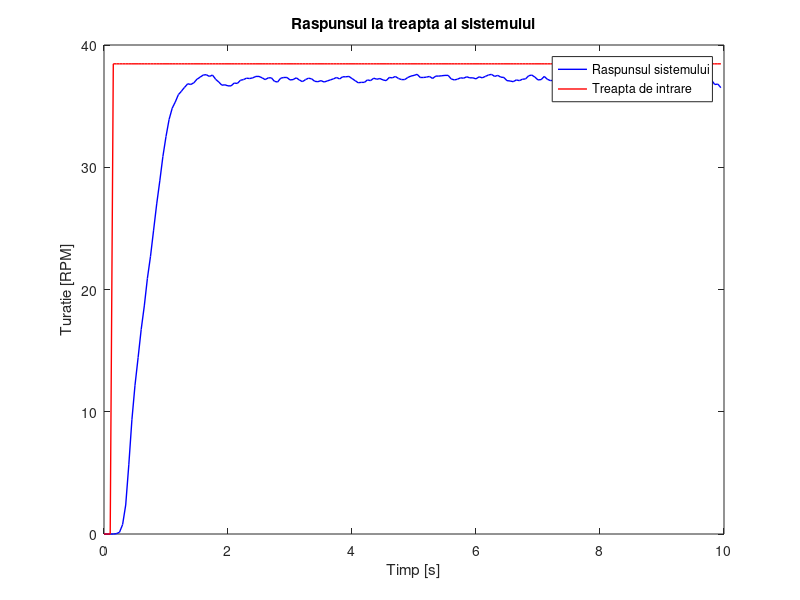

MATLAB code for this plot:
% Matrice compusa din 20 de linii ce contin masuratori reprezentand 
% raspunsul sistemului pentru o intrare de amplitudine 38.46 RPM ( 20 de 
% simulari realizate in conditii similare ) 
speed_readings = zeros(20,200);

% Vector utilizat pentru calculul valorii medii a masuratorilor ( zgomotul 
% alb gaussian este de medie 0, deci, adunand mai multe raspunsuri afectate
% de zgomot si impartind rezultatul la numarul de masuratori, efectul
% zgomotului este redus considerabil )
speed_readings_mean_value = zeros(1,200);

% Populam randurile matricei mentionate anterior cu masuratori obtinute din
% terminal
speed_readings(1,:) = [0.0000 0.0000 0.0000 0.0000 0.0000 0.5714 2.8571 6.2857 8.5714 10.2857 13.1429 14.8571 16.5714 19.4286 20.5714 22.8571 25.1429 26.8571 28.5714 30.2857 32.5714 34.2857 34.8571 35.4286 34.8571 34.2857 35.4286 36.0000 36.5714 36.5714 37.7143 36.5714 37.1429 36.5714 37.7143 37.7143 36.0000 34.8571 33.7143 34.2857 33.7143 34.2857 34.8571 34.8571 36.0000 35.4286 36.0000 35.4286 35.4286 36.0000 36.5714 36.5714 36.0000 36.0000 35.4286 34.8571 34.2857 35.4286 34.2857 34.8571 34.8571 35.4286 36.5714 36.0000 34.8571 34.8571 35.4286 36.0000 35.4286 34.8571 35.4286 36.0000 36.5714 37.1429 36.5714 37.1429 36.5714 36.5714 36.5714 36.5714 35.4286 34.2857 34.2857 34.8571 35.4286 36.0000 36.0000 37.1429 36.5714 37.7143 36.5714 36.5714 36.0000 35.4286 35.4286 34.8571 34.8571 34.8571 35.4286 36.0000 35.4286 35.4286 34.2857 34.8571 33.7143 33.1429 33.7143 34.2857 35.4286 35.4286 36.0000 36.5714 37.1429 36.0000 36.0000 36.0000 34.8571 36.0000 35.4286 34.8571 34.2857 35.4286 36.0000 36.5714 37.1429 38.2857 37.1429 36.5714 34.8571 34.8571 33.7143 33.1429 33.7143 33.1429 33.7143 35.4286 36.0000 37.1429 38.2857 38.2857 38.2857 37.7143 37.1429 36.5714 37.1429 36.5714 36.5714 36.0000 35.4286 35.4286 35.4286 36.0000 35.4286 36.0000 37.1429 36.0000 34.8571 35.4286 36.5714 37.1429 37.7143 37.7143 37.1429 36.5714 35.4286 36.0000 36.5714 37.1429 37.1429 37.7143 37.7143 37.1429 36.5714 36.0000 35.4286 35.4286 35.4286 35.4286 35.4286 35.4286 35.4286 35.4286 36.0000 36.0000 36.5714 36.0000 36.0000 36.0000 34.2857 34.2857 34.8571 34.2857 36.0000 36.0000 36.0000 36.0000 36.5714 36.0000 36.5714 36.0000];
speed_readings(2,:) = [0.0000 0.0000 0.0000 0.0000 0.0000 0.0000 0.0000 0.5714 5.1429 8.5714 11.4286 13.7143 16.0000 18.2857 20.0000 21.7143 24.0000 26.2857 28.0000 29.7143 32.0000 33.7143 35.4286 35.4286 36.0000 36.5714 36.0000 37.1429 37.1429 37.7143 37.7143 38.2857 38.8571 38.2857 36.5714 37.1429 37.1429 37.1429 36.5714 36.0000 36.0000 34.8571 35.4286 36.5714 36.0000 36.0000 36.0000 36.5714 36.5714 36.5714 36.5714 36.5714 36.5714 36.0000 35.4286 34.8571 35.4286 36.0000 36.0000 36.5714 36.0000 36.5714 36.0000 34.8571 33.1429 33.7143 34.2857 34.2857 35.4286 36.0000 36.5714 37.1429 36.5714 36.0000 36.5714 36.5714 36.5714 37.7143 37.1429 37.1429 37.1429 37.1429 36.5714 36.5714 36.5714 36.0000 36.0000 35.4286 36.0000 36.0000 36.5714 36.0000 36.5714 36.0000 36.0000 36.5714 36.5714 36.5714 36.5714 36.0000 36.5714 36.5714 36.5714 36.0000 35.4286 34.2857 34.8571 35.4286 35.4286 35.4286 35.4286 35.4286 35.4286 35.4286 36.0000 35.4286 34.8571 34.8571 35.4286 37.1429 37.1429 37.7143 37.7143 38.2857 37.7143 38.2857 38.2857 37.7143 36.5714 36.0000 35.4286 34.8571 34.2857 34.8571 34.8571 35.4286 34.8571 36.5714 36.5714 37.7143 36.5714 36.5714 37.1429 35.4286 35.4286 36.5714 38.2857 38.2857 38.2857 38.8571 39.4286 38.2857 37.1429 36.5714 36.5714 36.5714 37.7143 38.2857 38.2857 39.4286 38.8571 38.2857 37.1429 37.7143 37.7143 36.5714 37.1429 37.1429 36.0000 36.0000 36.0000 35.4286 36.0000 36.0000 35.4286 36.5714 37.1429 36.5714 36.0000 36.5714 35.4286 35.4286 36.0000 36.5714 36.0000 36.5714 36.0000 36.5714 36.5714 36.0000 36.5714 37.1429 37.7143 38.2857 38.2857 38.2857 38.2857 37.7143 37.1429 35.4286];
speed_readings(3,:) = [0.0000 0.0000 0.0000 0.0000 0.0000 0.0000 0.0000 0.0000 5.7143 9.1429 12.0000 13.7143 16.5714 17.7143 20.5714 21.7143 24.0000 25.7143 28.0000 29.1429 30.2857 31.4286 32.5714 33.1429 34.2857 35.4286 34.8571 35.4286 35.4286 34.8571 35.4286 35.4286 36.0000 36.5714 36.0000 36.5714 35.4286 35.4286 35.4286 35.4286 36.0000 36.0000 36.5714 36.0000 37.1429 36.5714 36.0000 36.5714 36.5714 37.1429 37.1429 37.1429 36.5714 36.5714 37.1429 36.0000 36.0000 36.5714 36.0000 36.0000 36.5714 36.0000 36.0000 36.0000 35.4286 35.4286 36.5714 36.5714 36.5714 35.4286 34.8571 34.8571 34.2857 34.2857 34.2857 35.4286 36.0000 36.0000 36.0000 36.0000 36.5714 36.5714 36.0000 36.5714 35.4286 36.0000 35.4286 36.0000 35.4286 36.5714 36.5714 36.5714 36.5714 36.5714 36.5714 36.0000 37.1429 36.5714 36.5714 37.1429 36.5714 36.5714 36.5714 36.0000 36.5714 36.5714 36.0000 36.0000 36.5714 35.4286 35.4286 34.8571 34.8571 35.4286 34.8571 35.4286 35.4286 35.4286 34.2857 34.8571 34.2857 34.2857 35.4286 36.0000 36.0000 36.5714 35.4286 34.8571 34.8571 34.8571 35.4286 35.4286 37.1429 37.1429 37.7143 37.1429 36.0000 36.0000 35.4286 34.8571 35.4286 35.4286 35.4286 34.8571 35.4286 35.4286 35.4286 35.4286 35.4286 35.4286 35.4286 35.4286 34.8571 35.4286 36.0000 35.4286 34.8571 35.4286 36.5714 36.5714 37.1429 37.1429 36.5714 36.5714 36.5714 36.0000 36.0000 36.0000 36.0000 35.4286 35.4286 34.8571 35.4286 35.4286 34.8571 34.8571 35.4286 34.2857 34.2857 34.2857 34.8571 34.8571 34.8571 34.8571 34.8571 34.8571 34.2857 34.2857 34.8571 34.8571 35.4286 36.0000 36.0000 36.0000 35.4286 35.4286 34.8571 34.8571 35.4286 34.8571];
speed_readings(4,:) = [0.0000 0.0000 0.0000 0.0000 0.0000 0.0000 0.5714 4.0000 8.5714 10.8571 13.7143 15.4286 18.2857 19.4286 22.2857 24.0000 25.7143 28.0000 30.2857 31.4286 32.5714 33.7143 34.2857 34.8571 36.5714 37.1429 37.1429 36.0000 36.0000 36.5714 36.0000 37.1429 37.1429 37.1429 37.1429 37.7143 37.7143 38.2857 37.7143 38.2857 37.1429 37.1429 37.7143 37.7143 36.5714 36.0000 36.0000 36.0000 37.1429 37.7143 37.1429 37.1429 36.5714 38.2857 38.2857 38.2857 38.2857 37.1429 36.5714 38.2857 38.2857 38.2857 38.2857 38.2857 37.7143 37.7143 37.1429 36.0000 34.8571 34.2857 34.2857 35.4286 35.4286 34.8571 35.4286 36.5714 37.7143 38.8571 38.2857 37.7143 36.5714 36.0000 36.0000 36.5714 36.5714 36.5714 36.0000 36.0000 36.5714 36.0000 34.8571 35.4286 36.5714 37.7143 38.2857 37.7143 37.1429 37.7143 36.5714 36.5714 37.7143 38.2857 37.7143 37.7143 37.1429 36.0000 34.8571 35.4286 36.0000 37.1429 38.2857 38.2857 37.7143 36.5714 36.5714 36.0000 36.0000 36.5714 37.1429 37.1429 36.0000 37.1429 36.5714 36.5714 36.5714 36.0000 36.5714 37.7143 38.8571 38.8571 38.8571 38.2857 37.7143 38.2857 37.7143 37.1429 36.5714 37.1429 37.1429 36.5714 35.4286 36.0000 36.5714 37.1429 36.5714 36.5714 36.5714 36.5714 37.7143 37.7143 37.1429 37.1429 37.1429 37.1429 36.5714 37.7143 38.2857 38.8571 38.8571 38.8571 38.2857 37.1429 36.5714 36.5714 36.5714 37.7143 37.7143 37.1429 35.4286 34.8571 34.8571 35.4286 35.4286 36.0000 36.5714 37.1429 36.5714 37.1429 37.1429 36.5714 37.1429 36.5714 36.5714 37.1429 36.5714 36.0000 36.0000 36.0000 36.0000 37.1429 36.5714 37.1429 37.7143 38.2857 38.2857 37.1429 37.1429 36.5714 36.0000 37.1429];
speed_readings(5,:) = [0.0000 0.0000 0.0000 0.0000 0.0000 1.1429 4.0000 6.8571 9.1429 11.4286 13.7143 16.0000 17.7143 19.4286 22.2857 23.4286 26.2857 28.0000 30.2857 32.0000 34.2857 36.0000 36.5714 37.1429 37.7143 38.2857 39.4286 39.4286 39.4286 38.8571 40.0000 39.4286 38.8571 39.4286 38.8571 38.2857 38.2857 37.1429 37.7143 37.1429 37.1429 37.1429 36.5714 37.1429 37.7143 37.7143 37.7143 37.7143 36.5714 36.0000 34.8571 35.4286 35.4286 37.1429 37.7143 37.1429 37.1429 37.1429 38.2857 37.7143 38.2857 38.8571 37.1429 37.1429 37.1429 37.1429 37.1429 37.1429 37.1429 38.2857 38.8571 37.7143 37.1429 36.5714 36.0000 36.5714 36.5714 37.1429 38.2857 39.4286 38.8571 38.8571 37.7143 36.5714 36.5714 37.7143 38.2857 39.4286 40.0000 38.8571 38.2857 37.7143 38.2857 39.4286 40.0000 40.0000 38.8571 39.4286 40.0000 40.0000 40.0000 38.8571 38.2857 38.2857 38.2857 38.8571 38.8571 39.4286 38.8571 38.2857 38.2857 38.2857 37.1429 37.1429 37.1429 37.7143 37.7143 37.7143 37.7143 37.7143 38.2857 38.8571 39.4286 38.2857 38.2857 37.7143 36.5714 37.1429 37.1429 37.7143 37.7143 36.5714 36.5714 36.0000 37.1429 38.2857 38.8571 40.0000 40.0000 40.0000 39.4286 38.8571 38.2857 37.7143 37.7143 38.2857 38.2857 37.7143 38.2857 37.7143 37.7143 38.2857 39.4286 39.4286 39.4286 39.4286 37.1429 37.1429 36.5714 36.5714 37.1429 36.5714 37.1429 36.5714 37.1429 37.1429 37.7143 37.1429 37.7143 37.1429 37.7143 37.1429 37.1429 37.7143 37.7143 37.7143 37.7143 38.2857 38.2857 38.8571 38.2857 39.4286 38.8571 38.2857 37.7143 37.7143 37.7143 37.1429 37.7143 37.7143 38.2857 38.2857 40.0000 38.8571 37.7143 36.0000 35.4286 36.0000 35.4286 36.0000]; 
speed_readings(6,:) = [0.0000 0.0000 0.0000 0.0000 0.0000 0.0000 0.0000 2.2857 6.2857 9.7143 12.5714 14.2857 16.5714 18.2857 20.5714 22.2857 24.5714 26.8571 28.0000 30.2857 31.4286 32.0000 33.1429 34.8571 34.8571 35.4286 36.0000 36.0000 36.5714 36.0000 36.0000 36.0000 36.5714 37.1429 38.2857 38.8571 38.2857 37.7143 36.5714 36.0000 36.0000 35.4286 34.8571 34.2857 34.8571 35.4286 35.4286 35.4286 36.0000 36.5714 37.7143 36.5714 36.0000 36.5714 36.5714 36.0000 36.0000 36.5714 36.0000 36.5714 36.0000 36.0000 35.4286 34.8571 36.0000 36.0000 37.7143 37.7143 37.7143 37.1429 36.5714 36.5714 36.5714 36.0000 36.5714 36.5714 36.0000 36.5714 37.7143 37.7143 37.7143 37.1429 36.5714 36.5714 36.0000 36.5714 37.1429 37.7143 37.1429 37.7143 36.5714 36.5714 36.0000 36.0000 36.5714 35.4286 35.4286 35.4286 36.0000 35.4286 35.4286 36.0000 35.4286 36.0000 36.5714 36.5714 36.0000 36.0000 36.0000 35.4286 36.0000 36.5714 36.0000 37.1429 38.2857 37.7143 36.5714 37.7143 37.7143 37.1429 36.5714 36.0000 36.0000 36.0000 36.5714 36.5714 37.1429 38.2857 38.2857 37.1429 36.5714 36.5714 36.5714 36.5714 36.0000 36.0000 36.5714 36.0000 36.5714 36.5714 35.4286 34.8571 35.4286 36.0000 36.5714 37.1429 37.1429 37.7143 38.2857 37.1429 37.1429 36.5714 37.1429 37.7143 37.1429 38.2857 37.7143 37.7143 37.7143 37.1429 37.1429 37.1429 36.5714 37.1429 36.5714 36.5714 36.0000 36.0000 36.5714 36.5714 36.5714 37.1429 36.0000 36.5714 37.1429 37.1429 37.7143 37.1429 37.7143 37.7143 37.1429 36.5714 37.1429 37.1429 37.1429 37.7143 37.7143 37.7143 37.7143 37.1429 36.0000 34.8571 34.2857 33.7143 33.7143 34.8571 35.4286 35.4286 36.0000 36.0000];
speed_readings(7,:) = [0.0000 0.0000 0.0000 0.0000 0.0000 0.0000 0.0000 4.0000 8.5714 11.4286 13.7143 16.0000 18.2857 20.0000 22.2857 24.5714 26.2857 28.5714 30.8571 32.5714 34.2857 36.0000 36.5714 37.7143 38.2857 38.8571 38.8571 39.4286 38.8571 39.4286 38.8571 38.8571 38.8571 38.2857 38.2857 37.7143 37.7143 37.7143 37.7143 38.8571 39.4286 40.0000 40.5714 40.5714 40.5714 40.5714 40.0000 40.5714 40.0000 40.0000 40.0000 38.2857 38.2857 37.7143 37.1429 37.1429 36.5714 37.1429 36.5714 37.1429 37.1429 36.5714 37.7143 37.1429 37.1429 37.7143 37.7143 37.1429 37.1429 37.7143 37.7143 38.2857 38.2857 39.4286 38.8571 38.2857 38.2857 39.4286 38.8571 38.8571 40.0000 40.0000 39.4286 38.8571 37.7143 38.8571 39.4286 38.8571 38.2857 38.2857 37.7143 37.1429 36.5714 36.5714 36.0000 36.5714 37.1429 38.2857 37.7143 37.7143 38.2857 38.2857 38.8571 37.7143 38.2857 38.8571 40.0000 40.5714 41.1429 40.5714 40.0000 40.0000 40.5714 39.4286 38.2857 37.7143 38.8571 38.2857 38.2857 37.7143 37.7143 37.7143 37.1429 37.1429 37.1429 37.1429 37.7143 38.2857 37.7143 38.2857 37.7143 37.1429 38.2857 39.4286 39.4286 38.8571 38.2857 38.2857 39.4286 38.8571 38.8571 38.2857 38.2857 37.1429 37.7143 36.5714 36.5714 37.1429 36.5714 37.7143 38.2857 39.4286 38.2857 38.8571 38.8571 38.8571 39.4286 40.0000 40.5714 40.0000 39.4286 38.8571 38.8571 38.2857 37.7143 37.1429 37.7143 38.2857 37.7143 37.7143 36.5714 36.5714 36.0000 36.5714 36.5714 36.5714 37.1429 37.1429 37.1429 37.1429 36.5714 37.1429 37.1429 37.7143 37.1429 37.1429 37.1429 38.2857 38.8571 37.7143 38.2857 38.8571 40.0000 39.4286 39.4286 38.2857 38.8571 38.8571 38.8571 38.8571];
speed_readings(8,:) = [0.0000 0.0000 0.0000 0.0000 0.0000 0.0000 2.2857 5.1429 7.4286 9.7143 12.0000 14.2857 16.5714 18.2857 20.5714 22.2857 24.5714 26.8571 28.5714 30.8571 32.5714 34.2857 35.4286 35.4286 37.1429 37.1429 37.7143 37.7143 36.5714 35.4286 34.2857 34.8571 36.0000 36.5714 36.5714 36.5714 36.5714 36.5714 36.5714 37.1429 37.7143 37.7143 37.7143 36.5714 37.1429 37.1429 37.1429 36.5714 36.0000 35.4286 37.1429 37.1429 37.1429 37.1429 37.1429 37.1429 37.1429 37.1429 38.2857 38.2857 38.2857 37.7143 37.1429 35.4286 35.4286 35.4286 36.0000 36.5714 37.1429 37.7143 37.1429 37.7143 37.1429 38.2857 37.7143 38.2857 37.7143 37.1429 37.1429 36.5714 37.1429 37.7143 38.8571 38.8571 38.8571 38.8571 38.2857 37.7143 37.1429 36.5714 37.1429 37.7143 38.8571 38.8571 38.2857 38.2857 38.2857 38.2857 39.4286 40.0000 40.0000 38.8571 38.2857 38.8571 38.8571 39.4286 39.4286 38.2857 38.2857 38.8571 38.8571 38.8571 38.2857 38.2857 37.7143 38.2857 38.8571 39.4286 39.4286 38.2857 37.7143 38.2857 38.8571 39.4286 38.8571 37.7143 35.4286 34.8571 34.8571 34.2857 34.2857 35.4286 35.4286 33.7143 33.7143 34.2857 35.4286 35.4286 36.0000 35.4286 35.4286 36.5714 37.1429 37.1429 36.0000 36.5714 37.1429 37.1429 38.2857 38.2857 38.2857 38.8571 37.7143 37.7143 37.7143 37.7143 38.8571 38.2857 38.2857 37.7143 36.5714 36.5714 36.0000 37.1429 37.7143 38.2857 38.2857 37.7143 37.7143 37.7143 37.7143 38.2857 38.8571 38.2857 37.7143 37.7143 37.7143 37.7143 37.1429 36.5714 37.1429 36.5714 37.7143 38.2857 37.7143 37.7143 37.7143 37.7143 37.7143 37.1429 37.1429 38.2857 37.7143 38.2857 38.2857 38.2857 38.2857 37.7143 37.1429 37.7143];
speed_readings(9,:) = [0.0000 0.0000 0.0000 0.0000 0.0000 0.0000 0.0000 1.1429 5.7143 9.7143 12.0000 14.8571 16.5714 19.4286 20.5714 23.4286 25.1429 27.4286 29.7143 31.4286 32.5714 34.2857 36.0000 36.5714 37.1429 36.0000 35.4286 35.4286 36.0000 37.1429 37.7143 37.7143 37.1429 36.0000 36.0000 37.1429 36.5714 36.5714 36.5714 37.7143 37.7143 36.5714 37.7143 37.1429 37.7143 38.2857 38.2857 38.2857 38.2857 37.7143 38.2857 38.2857 38.2857 37.7143 38.2857 37.7143 37.7143 37.7143 38.2857 37.7143 37.1429 37.1429 36.5714 37.1429 37.1429 37.1429 37.7143 37.7143 37.7143 37.7143 37.7143 36.5714 36.5714 37.1429 37.7143 38.2857 38.8571 39.4286 39.4286 38.8571 38.8571 38.2857 37.7143 37.7143 37.1429 37.7143 38.8571 38.2857 38.8571 38.2857 38.8571 39.4286 39.4286 39.4286 39.4286 39.4286 38.8571 38.2857 39.4286 39.4286 38.8571 38.2857 37.7143 37.7143 38.2857 38.2857 38.8571 40.0000 39.4286 38.8571 37.7143 38.2857 37.7143 37.7143 37.7143 37.1429 37.7143 37.1429 37.7143 37.1429 37.7143 37.7143 36.5714 37.1429 37.7143 37.7143 38.2857 38.2857 38.8571 37.7143 38.2857 40.0000 40.5714 40.0000 38.8571 37.7143 38.2857 37.1429 37.1429 37.1429 37.1429 37.1429 38.2857 38.2857 37.7143 37.7143 37.1429 37.7143 37.1429 36.5714 36.5714 36.5714 37.1429 36.5714 36.5714 36.5714 37.1429 37.7143 37.1429 37.1429 38.2857 39.4286 40.0000 38.8571 38.2857 36.5714 36.5714 36.0000 36.0000 37.1429 38.2857 39.4286 40.0000 38.2857 36.5714 36.5714 37.7143 37.7143 38.2857 37.7143 38.2857 37.1429 36.5714 37.1429 36.5714 37.7143 37.1429 37.1429 37.7143 37.7143 36.5714 37.1429 36.0000 36.5714 37.1429 37.7143 37.7143 37.1429 34.8571 33.7143];
speed_readings(10,:) = [0.0000 0.0000 0.0000 0.0000 0.5714 1.1429 3.4286 5.7143 8.0000 10.8571 12.5714 14.2857 17.1429 18.8571 21.1429 22.8571 25.1429 27.4286 29.1429 31.4286 33.1429 35.4286 36.0000 35.4286 36.5714 36.5714 36.5714 36.5714 36.5714 37.1429 37.7143 38.2857 38.2857 37.7143 37.7143 38.2857 37.1429 36.5714 36.5714 37.7143 36.5714 37.7143 38.2857 38.2857 37.7143 37.7143 38.8571 39.4286 38.8571 38.8571 38.2857 37.7143 37.7143 37.7143 37.1429 37.1429 37.7143 37.7143 38.8571 38.8571 38.2857 38.8571 39.4286 40.0000 40.0000 40.5714 40.0000 40.5714 40.5714 40.0000 38.8571 38.2857 37.7143 37.1429 36.0000 36.5714 37.7143 37.1429 37.7143 36.5714 36.5714 36.0000 36.0000 37.1429 37.7143 37.1429 36.5714 37.7143 37.1429 37.7143 38.8571 38.8571 38.8571 37.7143 37.1429 36.0000 36.0000 36.0000 35.4286 36.5714 37.1429 38.2857 38.2857 37.7143 38.2857 38.2857 38.2857 39.4286 38.8571 37.7143 37.1429 37.1429 36.5714 37.1429 37.1429 37.7143 37.7143 37.7143 37.7143 37.1429 37.7143 37.1429 37.7143 37.1429 38.2857 37.7143 38.2857 37.7143 37.1429 38.2857 37.7143 37.7143 39.4286 39.4286 40.0000 40.0000 40.5714 40.5714 40.0000 39.4286 39.4286 38.8571 38.8571 37.7143 37.1429 37.1429 37.1429 36.5714 37.1429 37.1429 37.7143 37.1429 37.1429 37.1429 37.7143 37.1429 36.5714 36.5714 37.1429 37.7143 36.0000 36.0000 35.4286 37.1429 37.1429 38.2857 38.2857 37.7143 37.1429 37.1429 37.1429 37.1429 37.1429 36.5714 36.0000 34.8571 34.8571 36.0000 36.5714 37.1429 36.5714 37.1429 36.5714 37.1429 37.1429 37.7143 37.7143 36.5714 37.7143 37.1429 37.1429 37.1429 37.1429 37.1429 37.1429 37.7143 37.7143 37.7143 39.4286 39.4286];
speed_readings(11,:) = [0.0000 0.0000 0.0000 0.0000 0.0000 0.0000 0.0000 0.0000 1.7143 7.4286 10.2857 13.1429 15.4286 17.7143 19.4286 21.1429 23.4286 25.1429 27.4286 29.7143 31.4286 32.5714 33.1429 34.2857 34.8571 36.0000 35.4286 36.5714 35.4286 35.4286 34.8571 36.0000 35.4286 34.8571 35.4286 34.8571 34.2857 34.8571 34.2857 33.1429 33.1429 34.2857 35.4286 36.5714 38.2857 38.8571 39.4286 38.8571 38.2857 38.8571 38.2857 38.8571 38.2857 38.2857 38.2857 38.2857 38.2857 38.2857 37.7143 37.7143 36.0000 35.4286 36.5714 37.1429 36.0000 36.0000 36.5714 36.5714 36.5714 36.5714 37.1429 36.5714 36.5714 36.5714 37.1429 36.0000 34.8571 35.4286 36.0000 36.5714 36.5714 36.0000 35.4286 34.8571 35.4286 34.2857 34.2857 33.7143 34.2857 34.2857 34.2857 34.2857 35.4286 35.4286 36.5714 36.5714 36.5714 36.5714 36.5714 36.5714 37.1429 37.7143 37.7143 38.2857 38.8571 39.4286 39.4286 38.8571 37.7143 38.2857 37.1429 36.0000 36.0000 36.5714 37.1429 38.2857 38.2857 38.8571 38.2857 37.7143 36.5714 36.5714 35.4286 35.4286 36.5714 36.5714 37.7143 38.8571 39.4286 38.2857 38.2857 38.2857 37.7143 38.2857 37.1429 37.1429 37.1429 37.1429 37.7143 37.1429 36.0000 36.5714 37.1429 37.1429 36.5714 37.1429 37.1429 38.2857 38.2857 38.2857 37.1429 37.1429 37.1429 37.1429 38.2857 38.2857 37.1429 36.5714 36.5714 36.0000 36.0000 36.5714 36.5714 37.1429 36.5714 36.5714 37.1429 38.2857 38.2857 36.5714 36.5714 37.1429 38.2857 37.7143 37.1429 37.1429 36.0000 36.5714 36.0000 36.0000 36.0000 37.1429 37.1429 37.7143 36.5714 36.5714 36.5714 36.0000 35.4286 34.8571 35.4286 36.0000 36.5714 36.5714 37.1429 37.1429 37.1429 35.4286 34.2857 33.1429];
speed_readings(12,:) = [0.0000 0.0000 0.0000 0.0000 0.0000 0.0000 0.0000 0.5714 3.4286 9.1429 11.4286 13.7143 16.5714 17.7143 20.5714 22.2857 24.0000 26.8571 28.0000 30.2857 32.0000 32.5714 33.1429 33.7143 34.2857 36.0000 36.0000 35.4286 35.4286 35.4286 36.5714 36.5714 37.7143 37.7143 37.7143 37.1429 37.1429 36.0000 36.0000 36.5714 36.5714 36.5714 36.0000 36.0000 37.1429 37.1429 37.1429 37.1429 37.1429 36.5714 36.5714 36.0000 36.0000 36.0000 37.1429 37.1429 36.5714 36.5714 36.5714 36.5714 36.5714 36.5714 37.7143 36.0000 36.0000 36.0000 36.0000 36.5714 37.1429 37.1429 37.1429 36.0000 36.0000 36.5714 37.1429 37.7143 37.7143 36.5714 36.5714 37.1429 37.1429 36.5714 36.5714 37.1429 37.1429 37.1429 37.1429 37.7143 38.2857 37.7143 37.1429 37.1429 37.1429 37.7143 37.1429 37.7143 37.7143 37.7143 37.7143 38.2857 38.8571 39.4286 38.2857 37.7143 37.7143 38.8571 38.2857 38.2857 37.1429 37.7143 38.8571 39.4286 40.0000 40.0000 39.4286 39.4286 38.8571 38.2857 37.1429 36.5714 37.7143 38.2857 37.1429 37.7143 38.8571 38.2857 38.8571 38.8571 38.2857 39.4286 39.4286 37.7143 37.1429 37.1429 37.7143 37.7143 37.1429 36.5714 36.5714 36.0000 36.5714 37.1429 37.7143 37.7143 37.1429 37.1429 36.5714 37.1429 36.5714 36.5714 36.0000 36.5714 36.0000 36.0000 37.1429 37.1429 36.0000 36.5714 36.0000 36.0000 35.4286 36.0000 36.0000 36.5714 37.1429 37.1429 37.7143 38.2857 37.1429 38.2857 38.2857 40.0000 40.5714 41.1429 40.5714 40.0000 38.8571 38.2857 37.1429 37.1429 37.7143 37.1429 37.7143 37.1429 36.5714 36.0000 37.7143 37.7143 38.2857 38.8571 38.8571 40.5714 41.1429 40.0000 38.2857 38.2857 37.1429 37.1429 37.7143 37.7143];
speed_readings(13,:) = [0.0000 0.0000 0.0000 0.0000 0.0000 0.0000 1.7143 5.1429 8.0000 10.8571 13.1429 14.8571 17.1429 18.8571 21.1429 23.4286 25.1429 27.4286 29.1429 31.4286 32.5714 33.7143 34.8571 35.4286 36.0000 36.0000 36.0000 36.5714 37.1429 36.5714 36.5714 36.5714 36.5714 38.2857 38.8571 38.8571 38.8571 38.2857 37.7143 37.7143 36.5714 36.0000 36.5714 36.5714 37.1429 37.1429 37.1429 36.5714 36.0000 36.5714 36.0000 36.5714 36.5714 36.5714 36.5714 36.5714 36.0000 37.1429 37.1429 36.5714 36.5714 36.5714 36.0000 36.5714 36.5714 37.7143 38.8571 38.8571 37.7143 37.7143 36.0000 36.0000 37.1429 37.7143 38.8571 38.8571 37.7143 37.1429 37.7143 38.2857 38.2857 37.7143 37.7143 37.1429 37.1429 37.7143 37.7143 37.7143 37.1429 37.1429 37.1429 37.1429 37.1429 38.2857 40.0000 38.8571 38.8571 39.4286 40.0000 40.0000 38.2857 38.2857 36.5714 36.0000 34.8571 34.2857 33.7143 34.8571 36.5714 37.7143 38.2857 38.2857 37.1429 37.1429 37.7143 37.7143 37.1429 38.2857 38.2857 39.4286 40.0000 38.8571 37.7143 38.2857 37.1429 37.7143 37.7143 38.2857 38.2857 37.1429 36.5714 36.5714 36.0000 36.5714 37.1429 37.7143 38.2857 37.7143 37.1429 37.1429 36.5714 37.1429 38.2857 37.7143 37.7143 37.1429 37.1429 37.7143 37.1429 36.5714 37.1429 37.1429 37.1429 37.7143 37.1429 37.1429 36.5714 36.5714 36.0000 36.5714 37.1429 36.5714 36.0000 36.0000 37.1429 37.7143 38.2857 38.2857 38.2857 38.8571 38.2857 39.4286 38.8571 37.1429 37.1429 37.1429 37.1429 36.5714 36.0000 34.8571 34.8571 35.4286 36.5714 37.1429 37.1429 36.0000 36.0000 35.4286 34.2857 34.2857 35.4286 36.5714 38.2857 39.4286 38.8571 38.2857 37.7143 36.5714 36.0000 34.8571];
speed_readings(14,:) = [0.0000 0.0000 0.0000 0.0000 0.0000 0.0000 0.5714 3.4286 7.4286 10.8571 12.5714 15.4286 17.1429 19.4286 21.7143 23.4286 25.7143 28.0000 29.7143 32.5714 33.7143 35.4286 36.0000 35.4286 34.8571 34.2857 35.4286 37.7143 37.7143 38.2857 39.4286 40.5714 40.0000 40.0000 39.4286 41.1429 41.1429 40.5714 39.4286 38.8571 37.7143 37.7143 38.2857 38.2857 38.2857 37.7143 38.2857 38.8571 40.0000 40.0000 39.4286 40.0000 40.5714 40.5714 40.0000 40.5714 40.5714 40.5714 39.4286 38.8571 38.2857 38.8571 38.2857 38.2857 38.2857 38.2857 38.8571 38.2857 38.2857 39.4286 39.4286 39.4286 39.4286 40.0000 40.0000 39.4286 38.8571 38.8571 38.8571 38.2857 37.7143 37.1429 36.5714 36.0000 37.1429 37.1429 37.7143 38.2857 37.7143 38.2857 38.8571 38.8571 38.8571 37.7143 38.8571 38.2857 38.2857 37.7143 37.7143 38.2857 37.7143 37.7143 37.7143 37.1429 38.2857 38.8571 37.7143 36.5714 36.5714 36.5714 37.1429 38.2857 38.2857 38.8571 38.8571 38.2857 39.4286 40.0000 39.4286 39.4286 39.4286 40.0000 40.0000 40.5714 41.1429 40.5714 38.8571 37.7143 37.7143 38.2857 38.2857 37.7143 36.0000 37.1429 37.1429 36.0000 36.5714 37.1429 36.5714 36.0000 36.0000 37.1429 37.1429 38.8571 38.8571 38.8571 38.2857 38.2857 37.1429 37.7143 38.2857 38.8571 38.2857 38.2857 38.8571 38.2857 37.7143 38.2857 38.2857 38.8571 38.2857 38.8571 37.7143 38.2857 37.7143 38.2857 38.8571 38.2857 38.2857 38.2857 37.7143 37.1429 37.1429 37.1429 37.7143 39.4286 39.4286 40.5714 39.4286 39.4286 38.2857 39.4286 39.4286 38.2857 37.1429 37.1429 37.7143 37.7143 37.1429 37.7143 37.1429 37.1429 38.2857 38.8571 38.8571 38.8571 37.1429 36.0000 34.2857 32.0000];
speed_readings(15,:) = [0.0000 0.0000 0.0000 0.0000 0.0000 0.0000 0.0000 0.5714 5.1429 9.1429 12.5714 14.2857 17.1429 18.8571 21.1429 22.8571 25.1429 27.4286 29.7143 31.4286 33.1429 33.7143 35.4286 35.4286 36.0000 36.0000 36.0000 36.0000 37.1429 37.7143 39.4286 40.0000 38.8571 38.2857 38.2857 37.7143 37.1429 36.5714 37.1429 36.5714 37.1429 36.5714 37.7143 37.7143 37.1429 37.7143 36.5714 37.1429 38.2857 39.4286 38.8571 39.4286 38.2857 38.2857 38.2857 37.7143 37.7143 38.2857 38.8571 37.7143 37.7143 37.1429 37.7143 38.2857 38.2857 38.8571 37.7143 38.2857 37.7143 37.7143 38.8571 38.8571 40.0000 40.0000 39.4286 38.2857 37.7143 37.1429 36.5714 36.5714 37.1429 37.7143 38.2857 38.2857 38.2857 38.8571 38.2857 38.2857 37.7143 37.1429 37.7143 36.0000 36.0000 35.4286 34.8571 35.4286 34.8571 35.4286 35.4286 36.5714 37.1429 38.2857 38.2857 37.7143 37.7143 38.2857 37.1429 37.7143 38.2857 39.4286 39.4286 39.4286 40.0000 39.4286 40.0000 40.0000 39.4286 38.8571 38.8571 39.4286 40.0000 41.1429 41.1429 40.5714 40.0000 40.5714 41.1429 40.5714 40.5714 40.5714 39.4286 38.2857 38.2857 38.2857 38.2857 38.8571 38.8571 40.5714 40.0000 40.0000 40.0000 40.0000 40.5714 40.0000 39.4286 39.4286 38.2857 38.2857 37.1429 38.2857 38.8571 37.7143 38.2857 38.2857 38.2857 38.2857 37.7143 38.2857 38.8571 38.2857 38.8571 38.8571 38.2857 38.2857 37.7143 37.1429 37.1429 37.7143 38.2857 37.7143 37.1429 38.2857 38.8571 39.4286 39.4286 38.8571 38.8571 38.8571 38.2857 38.2857 37.7143 37.7143 38.8571 40.5714 41.1429 40.0000 40.5714 40.5714 39.4286 38.8571 38.8571 38.8571 38.2857 38.2857 38.8571 38.2857 37.7143 37.7143 39.4286 40.0000];
speed_readings(16,:) = [0.0000 0.0000 0.0000 0.0000 0.0000 0.0000 0.0000 1.1429 5.7143 9.7143 12.5714 14.8571 17.1429 19.4286 21.7143 24.0000 26.2857 28.0000 30.8571 32.5714 34.2857 35.4286 36.0000 36.5714 38.2857 38.2857 39.4286 39.4286 38.8571 39.4286 39.4286 38.8571 40.0000 40.5714 40.5714 40.0000 40.5714 40.5714 40.0000 40.0000 39.4286 40.0000 38.8571 39.4286 39.4286 39.4286 39.4286 38.8571 39.4286 38.8571 39.4286 38.8571 38.8571 38.8571 39.4286 38.8571 39.4286 40.5714 41.1429 40.5714 40.5714 41.1429 40.5714 40.5714 40.5714 40.5714 39.4286 40.0000 39.4286 39.4286 40.0000 40.0000 39.4286 38.8571 38.8571 39.4286 39.4286 38.8571 38.8571 40.0000 39.4286 40.0000 40.0000 40.5714 41.1429 41.7143 42.2857 41.1429 41.1429 40.5714 40.0000 39.4286 40.5714 39.4286 40.0000 39.4286 39.4286 39.4286 39.4286 39.4286 38.8571 38.8571 39.4286 39.4286 39.4286 40.0000 40.0000 40.5714 41.1429 41.1429 41.7143 40.5714 40.0000 39.4286 39.4286 38.8571 39.4286 39.4286 40.0000 38.8571 39.4286 38.8571 39.4286 39.4286 40.0000 40.0000 39.4286 40.0000 39.4286 40.0000 39.4286 40.0000 40.0000 40.0000 38.8571 39.4286 38.8571 38.8571 39.4286 39.4286 39.4286 39.4286 39.4286 40.0000 40.5714 40.5714 40.5714 40.5714 40.0000 38.8571 39.4286 40.0000 39.4286 38.8571 39.4286 39.4286 39.4286 38.8571 38.8571 38.8571 39.4286 39.4286 39.4286 39.4286 39.4286 38.8571 39.4286 40.5714 40.0000 40.0000 40.5714 40.0000 40.5714 41.1429 40.5714 40.0000 39.4286 39.4286 39.4286 39.4286 40.0000 39.4286 38.8571 40.0000 40.0000 39.4286 38.8571 39.4286 38.8571 40.0000 40.5714 40.5714 39.4286 40.0000 39.4286 39.4286 38.8571 38.8571 39.4286 39.4286];
speed_readings(17,:) = [0.0000 0.0000 0.0000 0.0000 0.0000 0.0000 0.0000 0.5714 5.1429 9.1429 12.5714 14.2857 17.1429 18.8571 21.7143 23.4286 25.7143 28.0000 29.7143 32.5714 34.2857 36.5714 38.2857 39.4286 39.4286 38.8571 39.4286 40.0000 39.4286 39.4286 40.0000 40.0000 40.0000 39.4286 39.4286 38.8571 39.4286 40.0000 40.0000 39.4286 39.4286 40.0000 40.0000 40.5714 40.5714 40.0000 40.5714 40.0000 40.0000 41.1429 40.5714 40.0000 39.4286 39.4286 39.4286 40.0000 40.5714 39.4286 40.0000 39.4286 38.2857 38.2857 38.8571 38.8571 40.0000 41.7143 41.7143 41.7143 40.0000 40.0000 40.0000 38.8571 38.8571 38.8571 38.2857 38.2857 39.4286 39.4286 40.5714 40.0000 39.4286 39.4286 39.4286 38.8571 38.8571 38.8571 38.2857 39.4286 40.0000 40.5714 39.4286 40.0000 40.0000 40.0000 39.4286 38.8571 38.8571 38.2857 38.8571 38.2857 38.8571 38.8571 39.4286 40.0000 40.5714 40.0000 40.0000 40.5714 40.5714 40.5714 40.0000 40.5714 39.4286 38.8571 39.4286 39.4286 38.8571 38.8571 38.2857 38.8571 38.8571 39.4286 38.8571 38.8571 38.2857 39.4286 39.4286 39.4286 39.4286 40.0000 39.4286 40.5714 40.5714 40.5714 40.0000 40.5714 39.4286 39.4286 38.8571 38.8571 39.4286 38.8571 38.8571 38.2857 39.4286 39.4286 40.0000 40.0000 40.0000 40.5714 39.4286 39.4286 39.4286 39.4286 40.0000 40.5714 39.4286 40.0000 40.0000 39.4286 39.4286 39.4286 40.5714 40.5714 41.1429 40.0000 40.5714 38.8571 38.8571 38.2857 37.7143 37.1429 37.1429 38.8571 37.7143 38.2857 37.1429 37.7143 38.8571 39.4286 39.4286 38.8571 38.2857 38.8571 39.4286 39.4286 39.4286 39.4286 40.0000 40.0000 39.4286 39.4286 39.4286 40.0000 40.5714 40.0000 39.4286 38.8571 39.4286 39.4286];
speed_readings(18,:) = [0.0000 0.0000 0.0000 0.0000 0.0000 0.0000 0.0000 0.0000 2.8571 8.0000 10.2857 13.7143 14.8571 17.7143 19.4286 21.1429 22.8571 25.1429 26.8571 28.5714 30.8571 32.5714 33.1429 34.2857 34.2857 34.8571 36.0000 35.4286 34.8571 35.4286 34.2857 34.2857 35.4286 35.4286 34.8571 34.2857 33.7143 33.7143 34.2857 34.8571 34.8571 34.8571 34.8571 34.2857 33.7143 34.8571 34.8571 34.8571 34.2857 34.2857 34.8571 34.8571 34.8571 34.8571 34.2857 34.2857 34.2857 35.4286 34.8571 35.4286 34.8571 35.4286 36.0000 36.0000 36.0000 34.8571 34.2857 34.2857 34.2857 34.8571 36.0000 36.0000 36.5714 36.5714 36.5714 36.0000 35.4286 36.0000 34.8571 36.0000 34.8571 35.4286 34.8571 34.8571 34.2857 34.8571 34.2857 33.7143 33.7143 33.7143 34.2857 34.8571 35.4286 34.8571 34.8571 36.0000 35.4286 35.4286 35.4286 35.4286 35.4286 36.0000 36.0000 36.0000 35.4286 35.4286 34.8571 35.4286 34.8571 34.8571 34.8571 33.7143 33.7143 33.1429 33.1429 33.7143 34.2857 33.7143 32.5714 32.5714 32.0000 32.5714 33.1429 33.7143 34.2857 34.8571 34.2857 35.4286 34.8571 34.8571 34.2857 34.8571 34.2857 34.8571 34.2857 34.8571 35.4286 36.0000 36.0000 36.5714 36.0000 35.4286 34.8571 34.8571 34.2857 34.8571 34.8571 34.2857 34.2857 34.8571 36.0000 36.0000 34.8571 33.7143 32.5714 33.1429 33.7143 34.2857 34.8571 34.8571 33.7143 34.8571 35.4286 35.4286 34.8571 34.8571 34.8571 34.8571 34.8571 34.2857 34.8571 34.2857 34.2857 34.8571 34.8571 35.4286 34.8571 34.8571 34.8571 34.8571 34.8571 34.8571 35.4286 34.8571 35.4286 34.8571 34.8571 35.4286 35.4286 35.4286 36.0000 35.4286 36.0000 34.8571 34.8571 34.2857 35.4286 35.4286 36.0000 37.1429];
speed_readings(19,:) = [0.0000 0.0000 0.0000 0.0000 0.0000 0.0000 0.0000 0.0000 0.5714 6.8571 10.8571 13.7143 16.5714 17.7143 20.5714 21.7143 24.0000 26.2857 27.4286 29.7143 31.4286 32.5714 32.5714 32.5714 33.1429 33.7143 34.2857 34.8571 34.2857 34.8571 34.8571 35.4286 35.4286 35.4286 34.8571 36.0000 36.0000 36.5714 36.0000 35.4286 34.8571 33.7143 33.1429 32.5714 33.1429 33.1429 34.2857 34.2857 35.4286 36.0000 35.4286 36.0000 37.1429 37.7143 37.1429 36.0000 36.0000 36.5714 37.1429 37.1429 37.1429 36.0000 36.5714 37.1429 37.1429 37.1429 36.0000 34.2857 34.8571 34.8571 36.0000 35.4286 36.5714 36.5714 37.1429 37.1429 36.5714 36.5714 35.4286 34.8571 34.2857 34.8571 34.2857 34.8571 35.4286 34.8571 33.7143 34.8571 35.4286 36.5714 37.1429 37.7143 37.7143 37.7143 37.1429 36.5714 37.7143 37.1429 37.1429 36.0000 36.0000 35.4286 36.0000 37.1429 36.5714 36.5714 36.5714 35.4286 34.8571 34.8571 35.4286 34.8571 34.8571 34.2857 34.2857 35.4286 34.8571 34.8571 35.4286 36.0000 36.0000 35.4286 35.4286 35.4286 35.4286 34.8571 35.4286 34.8571 35.4286 34.8571 34.8571 36.0000 34.8571 36.0000 36.0000 36.0000 36.0000 36.0000 36.0000 36.0000 36.5714 36.5714 37.1429 37.1429 36.0000 35.4286 35.4286 34.2857 34.8571 34.8571 35.4286 36.5714 36.0000 36.5714 37.1429 37.1429 36.5714 37.1429 37.1429 36.0000 35.4286 35.4286 36.5714 37.1429 37.1429 36.5714 36.0000 35.4286 34.2857 34.2857 34.2857 33.7143 34.8571 36.0000 36.5714 36.5714 36.0000 34.8571 35.4286 34.8571 34.8571 36.0000 36.0000 36.5714 37.1429 37.7143 37.7143 37.1429 36.5714 36.5714 36.0000 35.4286 35.4286 34.2857 34.2857 34.8571 36.0000 36.5714 37.1429 36.5714];
speed_readings(20,:) = [0.0000 0.0000 0.0000 0.0000 0.0000 0.0000 0.0000 0.0000 0.0000 4.0000 10.2857 13.1429 15.4286 17.7143 20.0000 21.7143 24.0000 25.7143 27.4286 29.7143 30.8571 32.0000 33.1429 33.7143 34.2857 34.8571 35.4286 35.4286 36.0000 36.0000 37.1429 36.5714 36.5714 37.7143 36.0000 36.0000 34.8571 34.2857 34.2857 33.7143 36.0000 36.5714 36.5714 36.0000 36.0000 36.5714 36.5714 36.0000 36.0000 34.8571 35.4286 34.8571 34.8571 34.8571 35.4286 34.8571 33.7143 34.2857 34.8571 34.8571 36.0000 36.5714 37.7143 37.1429 37.1429 36.5714 36.5714 36.0000 34.8571 33.1429 33.1429 33.7143 34.2857 34.2857 35.4286 35.4286 34.8571 36.0000 35.4286 35.4286 35.4286 34.8571 36.0000 36.0000 36.0000 36.0000 36.0000 36.5714 35.4286 35.4286 34.8571 34.2857 34.8571 36.0000 36.0000 36.5714 35.4286 34.8571 35.4286 35.4286 36.0000 36.0000 35.4286 36.5714 36.5714 36.5714 36.5714 36.0000 35.4286 35.4286 34.2857 34.8571 33.7143 34.8571 34.8571 36.0000 36.5714 36.0000 37.1429 38.2857 37.1429 36.5714 36.5714 36.0000 34.8571 35.4286 34.8571 34.8571 34.8571 35.4286 36.0000 36.0000 35.4286 35.4286 36.0000 35.4286 35.4286 36.0000 36.0000 35.4286 34.8571 34.8571 34.8571 34.2857 34.2857 33.7143 33.7143 34.2857 34.2857 34.8571 36.0000 34.8571 34.2857 34.8571 36.5714 36.5714 37.7143 36.5714 36.5714 35.4286 36.0000 36.0000 36.0000 35.4286 36.0000 35.4286 35.4286 34.8571 34.8571 34.8571 36.0000 35.4286 35.4286 36.5714 36.5714 36.5714 36.5714 37.1429 37.1429 36.5714 37.1429 36.5714 37.1429 36.5714 36.0000 36.0000 34.8571 35.4286 35.4286 36.0000 36.0000 35.4286 35.4286 34.2857 34.2857 34.2857 35.4286 34.8571 35.4286 34.8571];

% Vector ce contine suportul de timp pentru simulare ( de la 0 la 9.95
% secunde cu 0.05 secunde intre masuratori )
time = 0 : 0.05 : 9.95;

% Calculam valoarea medie a masuratorilor efectuate anterior
for i = 1 : size(speed_readings,1)
   speed_readings_mean_value = speed_readings_mean_value + speed_readings(i,:); 
end    
speed_readings_mean_value = speed_readings_mean_value / size(speed_readings,1);

% Reprezentare grafica a raspunusului ( mediu ) calculat anterior
figure('Name','Raspunsul la treapta al sistemului','NumberTitle','off');
plot(time,speed_readings_mean_value,'LineWidth',1,'Color','b');
hold on;
plot(time,38.46 * double(time>=0.15),'LineWidth',1,'Color','r');
xlabel('Timp [s]');
ylabel('Turatie [RPM]');
title('Raspunsul la treapta al sistemului');
legend('Raspunsul sistemului', 'Treapta de intrare');
hold off;